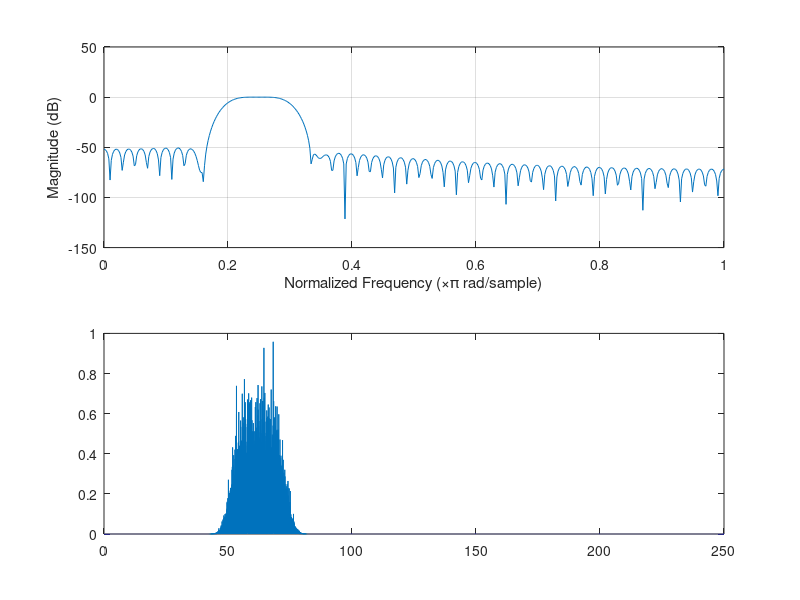

Write MATLAB code to recreate this figure. (Note: this script raises an error after producing the figure.)
function test1
global gSampleSec;
global gNumSec;
global gNumSample;
global gX;
global gY;
global gT;

gSampleSec=22050;
gNumSec=20;
gNumSample=gSampleSec*gNumSec;

gT = 0:(1/gSampleSec):(gNumSec-1/gSampleSec);
gX = rand(gNumSample,1)-0.5;

Fs=gSampleSec;

%b = fir1(64,0.10);
b = fir1(100,[0.2 0.3]);
a = 1;
freqz(b,1,512)

gY = filter(b,a,gX);
gY=gY/(1.5*max(gY));


FF = fft(gY,gNumSample/2);

PFF = FF.* conj(FF) / gNumSample;

f = 1000*(0:gNumSample/2-1)/gNumSample;
plot(f(1:gNumSample/4),PFF(1:gNumSample/4))






%plot(gT(1:100),gY(1:100));
wavplay(gY,Fs);

return

%------------------------------------------------------------
%------------------------------------------------------------
%------------------------------------------------------------
